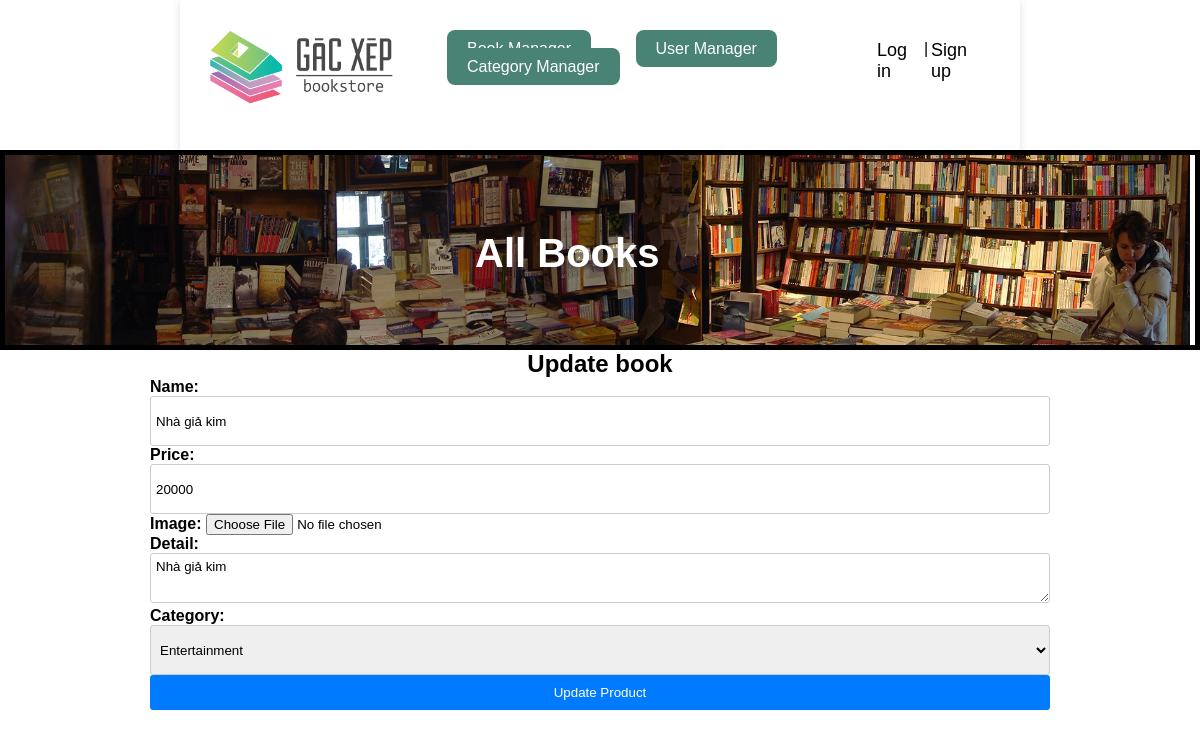
Screenshot of /FontEndBTEC/FontEndBTEC/updateBook.php?key=35 with the database file from the repository.
### tables this page shows
CREATE TABLE `book` (
  `BookID` int(11) NOT NULL,
  `BookName` varchar(100) NOT NULL,
  `BookPrice` float NOT NULL,
  `BookDetail` text NOT NULL,
  `BookImage` varchar(200) NOT NULL,
  `CategoryID` int(11) NOT NULL,
  `Quantity` int(11) NOT NULL
);

### FontEndBTEC/FontEndBTEC/updateBook.php (the view, shortened to what this page needs)
<!DOCTYPE html>
<html lang="en">
<head>
    <link rel="stylesheet" href="CSS/index.css">
</head>
<body>
    <div id="header">
        <div class="logo">
            <a href="admin.php">
                <img src="IMG/logo.webp" width="200px" alt="">
            </a>
        </div>
        <div class="search">
            <a class="adminBtn" href="admin.php">Book Manager</a>
            <a class="adminBtn" href="userManager.php">User Manager</a>
            <a class="adminBtn" href="categoryManager.php">Category Manager</a>
        </div>
        <div class="actionUser">
            <?php
            if (!isset($_SESSION['username'])) {
                echo "
                <a href='login.php'>Log in</a>
                <p>|</p>
                <a href='signup.php'>Sign up</a>";
            }
            ?>
        </div>
    </div>
    <div class="imgTitle">
        <img src="IMG/bg_breadcrumb.jpg" alt="">
        <h2>All Books</h2>
    </div>
    <?php
        $connect = mysqli_connect('localhost', 'root', '', 'bookstore');
        $id = $_GET["key"];
        $sql = "SELECT * FROM book WHERE BookID=$id";
        $result = mysqli_query($connect, $sql);
        while ($row_product = mysqli_fetch_array($result)) {
            $book_name = $row_product['BookName'];
            $book_detail = $row_product['BookDetail'];
            $book_price = $row_product['BookPrice'];
            $book_cate = $row_product['CategoryID'];
            echo "
                <div style='display: block; position: static;'>
        <div style='text-align: center;'>
            <h2>Update book</h2>
        </div>
        <form class='formAdd' method='post' enctype='multipart/form-data'>
            <div>
                <label for='name'>Name:</label>
                <input type='text' id='name' name='name' value='$book_name' requireD>
            </div>
            <div>
                <label for='price'>Price:</label>
                <input type='number' id='price' name='price' step='0.01' value='$book_price' requireD>
            </div>
            <div>
                <label for='image'>Image:</label>
                <input type='file' id='image' name='image'>
            </div>
            <div>
                <label for='detail'>Detail:</label>
                <textarea id='detail' name='detail' value='' requireD>$book_detail</textarea>
            </div>
            <div>
                <label for='category'>Category:</label>
                <select id='category' name='category' requireD>";
            $sql = "SELECT * FROM category";
            $result = mysqli_query($connect, $sql);
            while ($row_product = mysqli_fetch_array($result)) {
                $cate_id = $row_product['CategoryID'];
                $cate_name = $row_product['CategoryName'];
                if ($cate_id == $book_cate) {
                    echo "
                    <option value='$cate_id' selected>$cate_name</option>";
                } else {
                    echo "
                    <option value='$cate_id'>$cate_name</option>";
                }
            }
            echo "
                    </select>
            </div>
            <button name='submit' type='submit'>Update Product</button>
        </form>
    </div>";
        }
        ?>
</body>
</html>

### FontEndBTEC/FontEndBTEC/updateBook.php (style rules this page uses)
.formAdd { display: flex; flex-direction: column; max-width: 900px; margin: 0 auto; }
label { font-weight: bold; }
input[type="text"], input[type="number"], input[type="url"], textarea, select, #close-btn, #close-btnAdmin { width: 100%; height: 50px; padding: 5px; border: 1px solid #ccc; border-radius: 3px; }
button[type="submit"] { padding: 10px; background-color: #007bff; color: #fff; border: none; border-radius: 3px; cursor: pointer; }
.adminBtn { margin-right: 20px; margin-left: 20px; background-color: #498374; color: white; padding: 10px 20px; border-radius: 8px; }
img { max-width: 100%; height: auto; }

### rows the page displays
book: name "Nhà giả kim", price "20000", detail "Nhà giả kim"

### other values shown
form field category "Entertainment"
